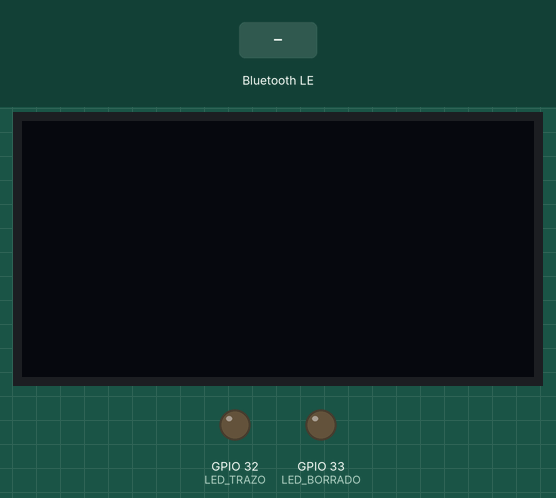
This sketch was run on a simulated ESP32. Shown: 128×64 one-colour display, output pins drawn as LEDs (lit = HIGH). Inputs (shaded band) come from the test bench. Nothing arrives over Bluetooth unless stated; a phone connects over Bluetooth LE 3 s after start.

Above: at 1.2 s.
1.3 s: Bluetooth LE write "C" received
At 1.6 s:
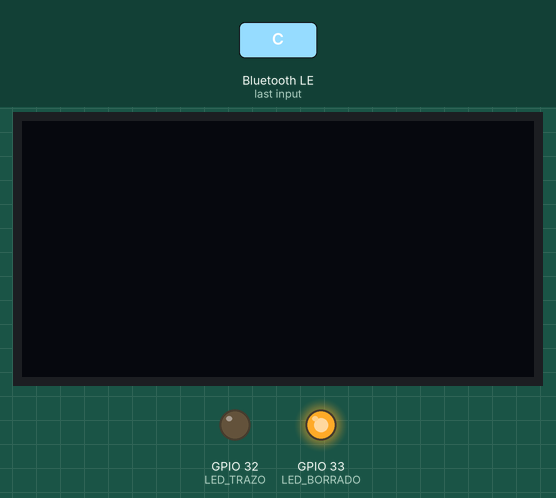
Timing chart, 0 to 4.3 s (numbered marks = the images above; inputs shaded):
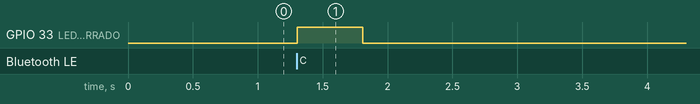

Measured:
- after the input at 1.3 s, GPIO 33 (LED_BORRADO): LOW → HIGH at once, → LOW 0.50 s later

The sketch:

espoled.ino
```cpp
#include <Wire.h>
#include <Adafruit_SSD1306.h>
#include <BLEDevice.h>
#include <BLEServer.h>

// --- CONFIGURACIÓN DE PINES Y CONSTANTES ---
#define LED_TRAZO    32  // LED que parpadea rápido al recibir coordenadas
#define LED_BORRADO  33  // LED que se enciende medio segundo al borrar todo
// UUIDs únicos para la conexión Bluetooth (Servicio y Característica)
#define SERVICE_UUID "4fafc201-1fb5-459e-8fcc-c5c9c331914b"
#define CHAR_UUID    "beb5483e-36e1-4688-b7f5-ea07361b26a8"

// Inicialización de la pantalla OLED (Resolución 128x64, usando I2C)
Adafruit_SSD1306 display(128, 64, &Wire, -1);

// --- VARIABLES GLOBALES ---
int prevX = -1, prevY = -1;             // Guardan la última posición del dedo en la app
unsigned long tTrazo = 0, tBorrado = 0; // Temporizadores para apagar los LEDs sin usar delay()

// 'volatile' indica al compilador que esta variable cambia dentro de una interrupción/callback
volatile bool actualizarPantalla = false;

// --- CLASE PARA MANEJAR LA RECEPCIÓN BLUETOOTH ---
class EscucharBLE : public BLECharacteristicCallbacks {
  void onWrite(BLECharacteristic *c) override {
    String msg = c->getValue().c_str(); // Extraer el texto recibido desde el celular
    char cmd; int x, y;

    // Comando 'C' (Clear): Limpiar la pantalla
    if (msg[0] == 'C') {
      display.clearDisplay();
      digitalWrite(LED_BORRADO, HIGH); // Encender el LED indicador de borrado
      tBorrado = millis();             // Registrar el momento exacto en que se encendió
    }
    // Comandos 'S' (Start) o 'D' (Draw): Recibir coordenadas
    // sscanf extrae el formato "Letra,X,Y" y verifica que leyó correctamente los 3 datos
    else if (sscanf(msg.c_str(), "%c,%d,%d", &cmd, &x, &y) == 3 && (cmd == 'S' || cmd == 'D')) {

      if (cmd == 'S') {
        // Si es un trazo nuevo ('S'), igualamos el punto anterior al actual (dibuja un punto inicial)
        prevX = x; prevY = y;
      }

      // Dibujar la línea en la memoria de la pantalla desde el punto anterior al nuevo
      display.drawLine(prevX, prevY, x, y, SSD1306_WHITE);

      // Guardar las coordenadas actuales para que sean el "punto anterior" del siguiente paquete
      prevX = x; prevY = y;

      digitalWrite(LED_TRAZO, HIGH); // Encender el LED indicador de recepción de datos
      tTrazo = millis();             // Registrar el momento exacto en que se encendió
    }
    else return;  // Si recibimos basura o un mensaje no válido, salimos inmediatamente

    // Avisarle a la función loop() que hay información nueva lista para ser mostrada
    actualizarPantalla = true;
  }
};

// --- CONFIGURACIÓN INICIAL ---
void setup() {

  pinMode(LED_TRAZO, OUTPUT);
  pinMode(LED_BORRADO, OUTPUT);
  Wire.begin();
  Wire.setClock(400000);


  display.begin(SSD1306_SWITCHCAPVCC, 0x3C);
  display.clearDisplay();
  display.display();

  // --- LEVANTAR EL SERVIDOR BLUETOOTH ---
  BLEDevice::init("ESP32_OLED_BLE"); // Nombre con el que aparecerá en el celular
  BLEService *servicio = BLEDevice::createServer()->createService(SERVICE_UUID);

  // Crear el "buzón" para recibir datos, permitiendo escritura con y sin respuesta
  BLECharacteristic *caract = servicio->createCharacteristic(
    CHAR_UUID, BLECharacteristic::PROPERTY_WRITE | BLECharacteristic::PROPERTY_WRITE_NR);

  // Asignar nuestra clase para escuchar cada vez que llegue un mensaje al buzón
  caract->setCallbacks(new EscucharBLE());
  servicio->start();

  // Activar la señalización para que la app de Flutter pueda encontrar el ESP32
  BLEDevice::getAdvertising()->start();
}


void loop() {
  // 1. DIBUJO NO BLOQUEANTE: Solo enviamos datos a la pantalla si el Bluetooth recibió algo
  if (actualizarPantalla) {
    actualizarPantalla = false; // Reiniciar la bandera
    display.display();          // Plasmar los cambios de memoria en la pantalla física
  }

  // 2. TEMPORIZADORES DE LEDS: Apagar los LEDs cuando pase su tiempo límite
  // Así evitamos usar delay(), lo que causaría cortes o lentitud en el trazo de dibujo
  if (millis() - tTrazo   > 150) digitalWrite(LED_TRAZO, LOW);   // Apagar a los 150ms
  if (millis() - tBorrado > 500) digitalWrite(LED_BORRADO, LOW); // Apagar a los 500ms

  // Pequeño respiro para la estabilidad del procesador
  delay(10);
}
```
